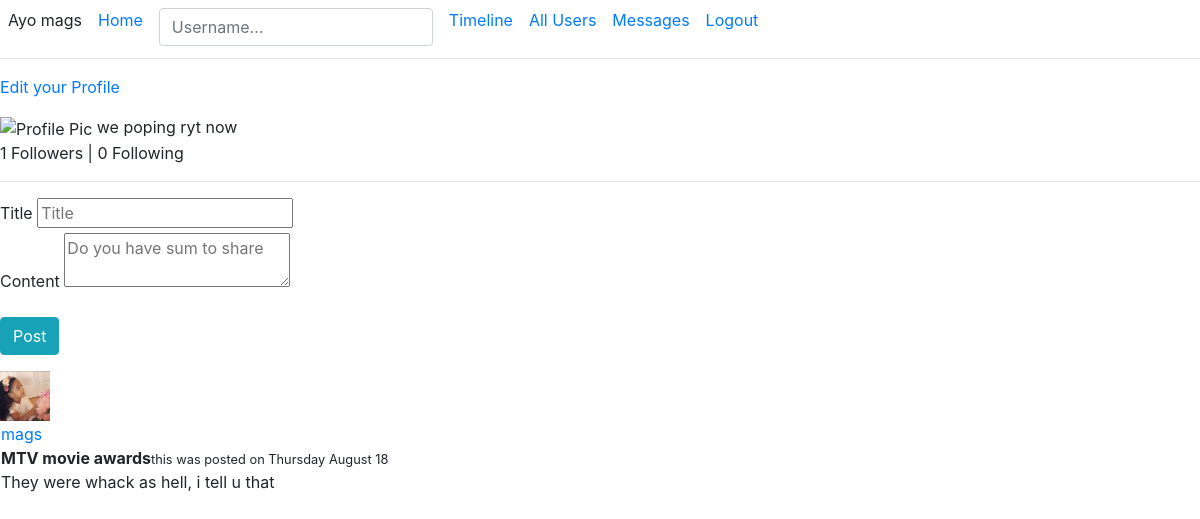
Screenshot of /loriumer/mags (signed in) with the database file from the repository.
### chi/models.py (models this page shows, shortened)
class PaginatedAPIMixin (object):
	@staticmethod
	def to_dict_collection(query, page, per_page, endpoint, **kwargs):
		resources = query.paginate(page, per_page, False)
		data = {
			"users" : [item.py_dict() for item in resources.items],
			"meta_data" : {
				"page" : page,
				"per_page" : per_page,
				"total_pages" : resources.pages,
				"number_of_items" : resources.total
			},
			"_links" : {
				"self_url" : url_for(endpoint, page=page, per_page=per_page, **kwargs),
				"next_page" : url_for(endpoint, page=page + 1, per_page=per_page, **kwargs) if resources.has_next else None,
				"previous_page" : url_for(endpoint, page=page, per_page=per_page, **kwargs) if resources.has_prev else None
			}
		}
		return data

class User(PaginatedAPIMixin, db.Model, UserMixin):
	id = db.Column(db.Integer, primary_key=True)
	username = db.Column(db.String(50), index=True, unique=True, nullable=False)
	email = db.Column(db.String(60), index=True, unique=True, nullable=False)
	password = db.Column(db.String(130), nullable=False)
	account_date = db.Column(db.DateTime, default=datetime.utcnow)
	profile_pic = db.Column(db.String(25), default='profile.png')
	last_seen = db.Column(db.DateTime, default=datetime.utcnow)
	about_me = db.Column(db.String(200), nullable=True)
	posts = db.relationship('Post', backref='author', lazy='dynamic')
	messages = db.relationship('Messages', backref='sender', lazy='dynamic')
	followed_user = db.relationship ('User', secondary=followers,
			primaryjoin=(followers.c.follower_id == id),
			secondaryjoin=(followers.c.followed_user_id == id),
			backref=db.backref('followers', lazy='dynamic'), lazy='dynamic')
	""" Registering the user to the database """

class Post(db.Model):
	id = db.Column(db.Integer, primary_key=True)
	title = db.Column(db.String(100), nullable=False)
	body = db.Column(db.Text, nullable=False)
	user_id = db.Column(db.Integer, db.ForeignKey('user.id'), nullable=False)
	date_posted = db.Column(db.DateTime, index=True, nullable=False, default=datetime.utcnow)

### chi/users/routes.py (the view, shortened to what this page needs)
@user.route('/loriumer/<string:username>', methods=['POST', 'GET'])
@login_required
def timeline(username):
	user = User.query.filter_by(username=username).first_or_404()
	page = request.args.get('page', 1, type=int)
	if not user :
		return redirect (url_for('home.main'))
	form = PostForm()
	posts = user.posts.order_by(Post.date_posted.desc()).paginate(page, current_app.config['POSTS_PER_PAGE'], False)
	other_posts = url_for('user.timeline', username=user.username, page=posts.next_num) if posts.has_next else None
	previous_posts = url_for('user.timeline', username=user.username, page=posts.prev_num) if posts.has_prev else None
	return render_template('user/timeline.html', user=user, posts=posts.items, form=form, other_posts=other_posts, previous_posts=previous_posts)

### chi/users/forms.py
class PostForm (FlaskForm):
	title = StringField ('Title', validators=[DataRequired(), Length(max=100)])
	body = TextAreaField ('Content', validators=[DataRequired(), Length(min=2, max=250)])
	submit = SubmitField ('Post')

### chi/models.py (called while the page is built)
@login.user_loader
def load_user(id):
	return User.query.get(int(id))

### chi/users/routes.py (called while the page is built)
@user.before_request
def before_request():
	if current_user.is_authenticated:
		current_user.last_seen = datetime.today()
		db.session.commit()

### chi/templates/user/timeline.html (shortened to what this page needs)
{% extends 'base.html' %}
{% block content %}
	{% if user.username == current_user.username %}
		<p><a href="{{ url_for ('user.account', username=current_user.username) }}">Edit your Profile</a></p>
	{% endif %}
	<img src="{{ user_profile_pic }}" alt="Profile Pic">
		<span>{% if user.about_me %} {{ user.about_me }} {% endif %}</span>
	<br>
	{{ user.followers.count() }} Followers | {{ user.followed_user.count() }} Following
	<br>
	<hr>
	{% if form %}
		<form action="" method="POST" class="form-group">
			<div>
				{{ form.title.label }}
				{{ form.title(placeholder='Title' ) }}
			</div>
			<div class="form-group">
				{{ form.body.label }}
				{{ form.body(placeholder='Do you have sum to share') }}
			</div>
			{{ form.submit(class='btn btn-info') }}
		</form>
	{% endif %}
	<table>
		<tr valign="top">
			{% if current_user.username == user.username %}
				{% for post in posts %}
					{% include 'includes/_posts.html' %}
				{% endfor %}
			{% endif %}
		</tr>
	</table>
{% endblock content %}

### chi/templates/base.html (shortened to what this page needs)
<!DOCTYPE html>
<html lang="en">
<head>
    <link rel="stylesheet" type="text/css" href="{{ url_for('static', filename='css/bootstrap.min.css')}}">
</head>
<body>
	<div class="mines-nav">
		{% if current_user.is_anonymous %}
			<div>Google: <a href="/index">Login</a></div>
		{% else %}
			<div style="display: flex; flex-direction: row;">
				<span class="m-2">Ayo {{ current_user.username }}</span>
				<a href="{{ url_for ( 'home.main' ) }}" class="m-2">Home</a>
				<div class="m-search-box m-2">
					<input type="text" class="search-username form-control" name="username" placeholder="Username..." id="userFind">
				</div>
			<a href=" {{ url_for ( 'user.timeline', username=current_user.username ) }} " class="m-2">Timeline</a>
			<a href=" {{ url_for ( 'user.allusers' ) }} " class="m-2">All Users</a>
			<a href=" {{ url_for ( 'chat.message', reciever=current_user.username ) }} " class="m-2">Messages</a>
			<a href=" {{ url_for ( 'user.logout' ) }} " class="m-2 pull-left">Logout</a>
			</div>
		{% endif %}
		<hr class="mt-1">
	</div>
	{% block content %}{% endblock %}
</body>
</html>

### chi/templates/includes/_posts.html
<table>
	<tr>
		<img src="{{ url_for('static', filename='profilePics/profile.PNG' ) }}" style="width: 50px; height: 50px;">
	</tr>
	<td>
		<a href="{{ url_for ('user.timeline', username=post.author.username) }}">{{ post.author.username }}</a>
		<br>
		<span><strong>{{ post.title }}</strong><small>this was posted on {{ post.date_posted.strftime('%A %B %y') }}</small></span>
		<br>
		{{ post.body }}
	</td>
</table>

### rows the page displays
User: username "mags", about_me "we poping ryt now"
Post: author.username "mags", title "MTV movie awards", date_posted "Thursday August 18", body "They were whack as hell, i tell u that"

### other values shown
{{ user.followers.count() }} "1"
{{ user.followed_user.count() }} "0"
